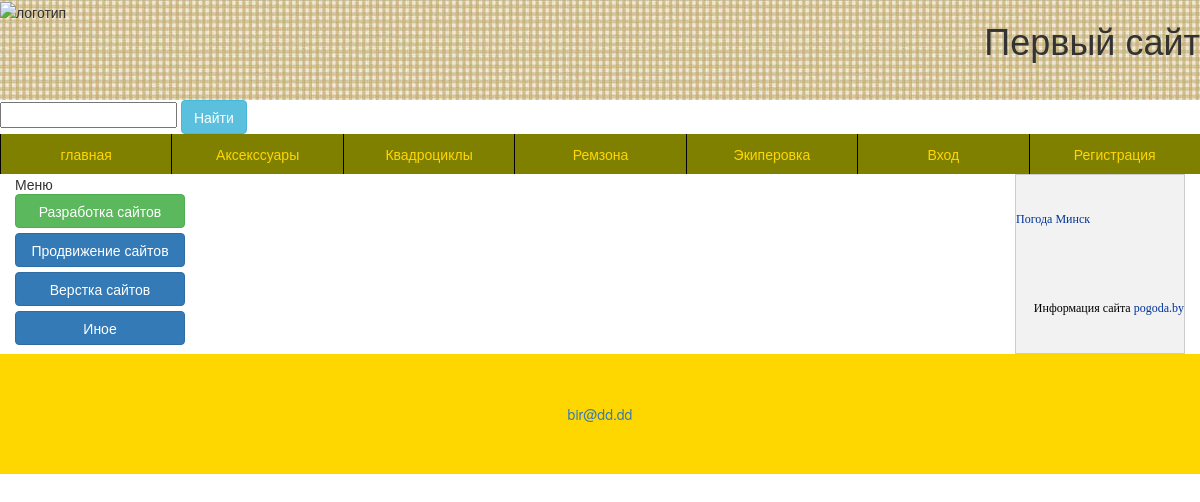
The app's page /search.php?name=Медведь, older data.
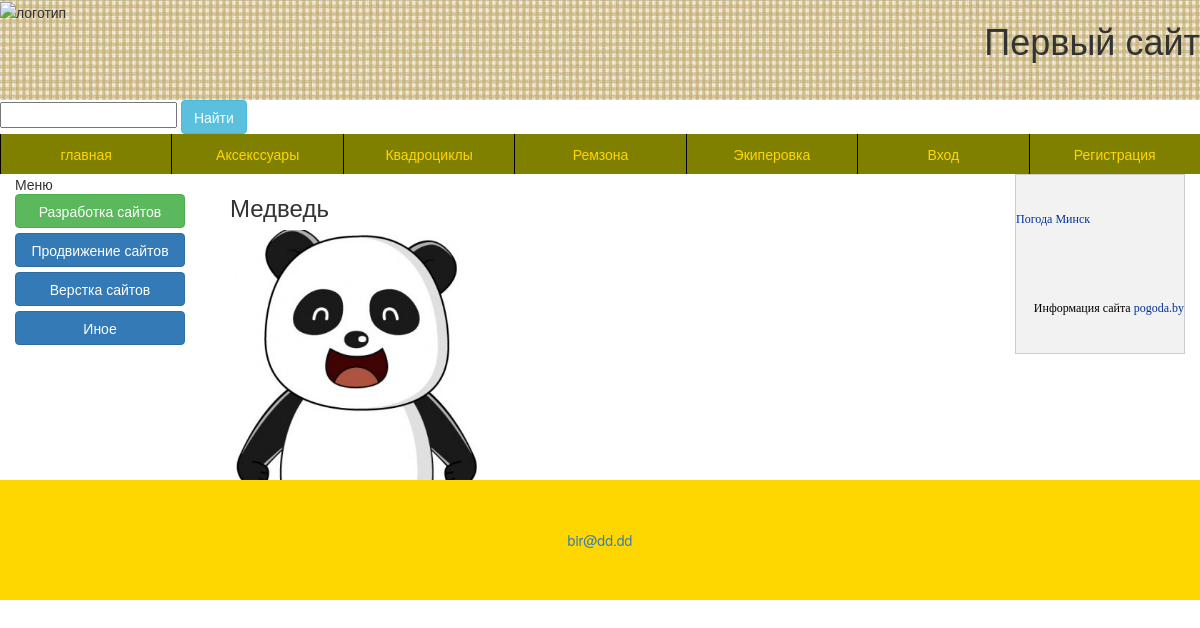
The same page, newer data.
### tables this page shows
CREATE TABLE IF NOT EXISTS `Tovar` (
  `id` int(11) NOT NULL,
  `name` tinytext NOT NULL,
  `code` tinytext NOT NULL,
  `body` text NOT NULL,
  `catid` int(11) NOT NULL,
  `picters` tinytext NOT NULL,
  `putdate` date NOT NULL,
  `url` tinytext NOT NULL,
  `showhade` enum('show','hade') NOT NULL DEFAULT 'show',
  `prise` int(11) NOT NULL
);

### search.php (the view, shortened to what this page needs)
<?php require_once ('templates/top.php');
if(isset($_GET['name'])){
	$name=$_GET['name'];
	$query="SELECT * FROM Tovar WHERE name LIKE '%$name%'
	or body LIKE '%$name%'";
	$cat=mysqli_query($dbconect,$query);
while ($arr=mysqli_fetch_array($cat)){
	?>
	<div>
	<div class='col-md-4'>
		<h3><?=$arr['name'];?> </h3>
	<a href='#' class='link' data_id="<?=$arr['id'];?>">
	<img src="/media/uploads/<?=($arr['picters']!=''?$arr['picters']:'net-photo.png')?>" width="250" haight="250">
	</a>
	</div>
	</div>
	<?
}
}
?>
<? require_once ('templates/botton.php'); ?>

Row changes from the older to the newer data that the page shows:
now on this page (row edited): tovar: name "Медведь", picters (picture)
